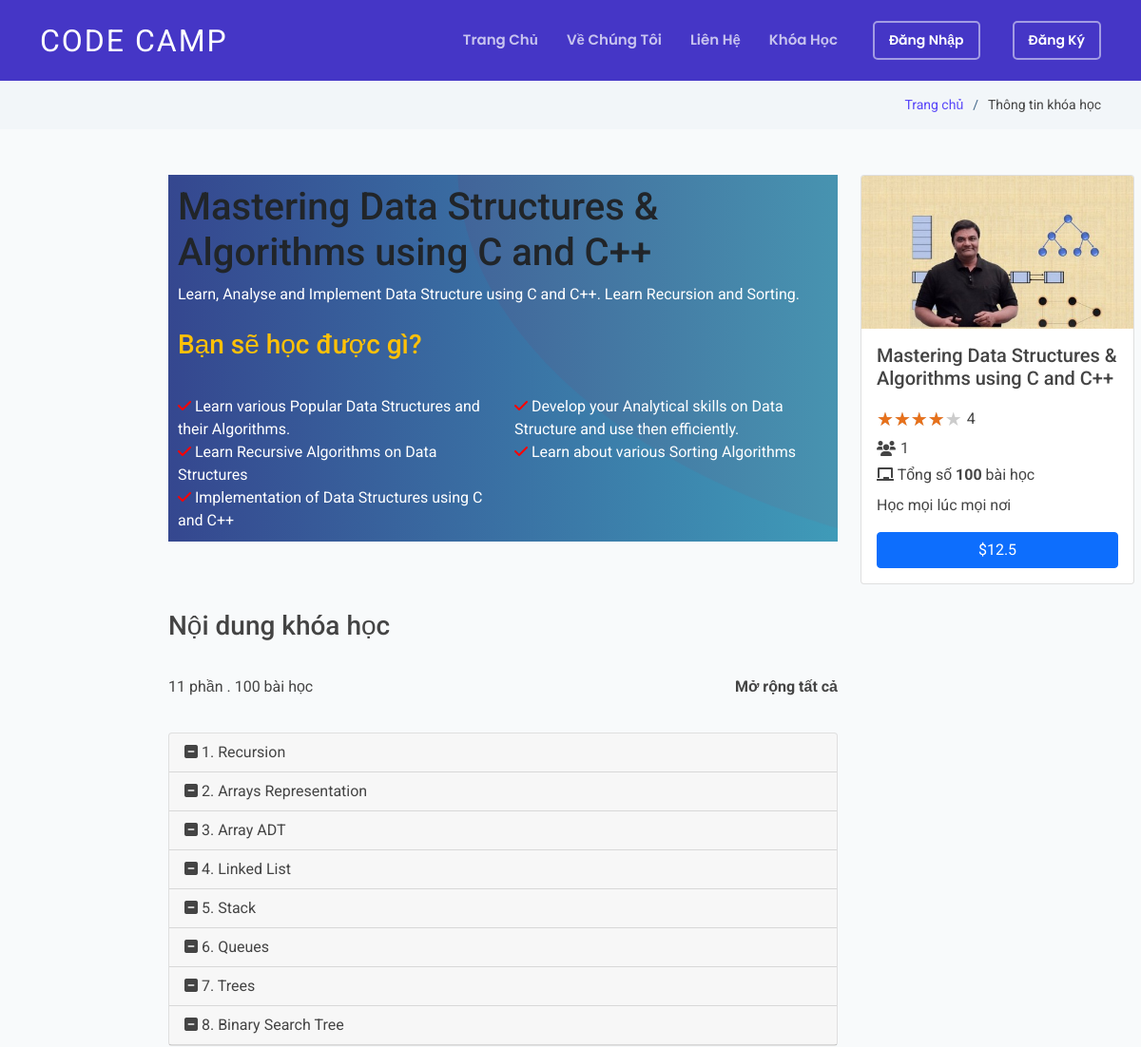
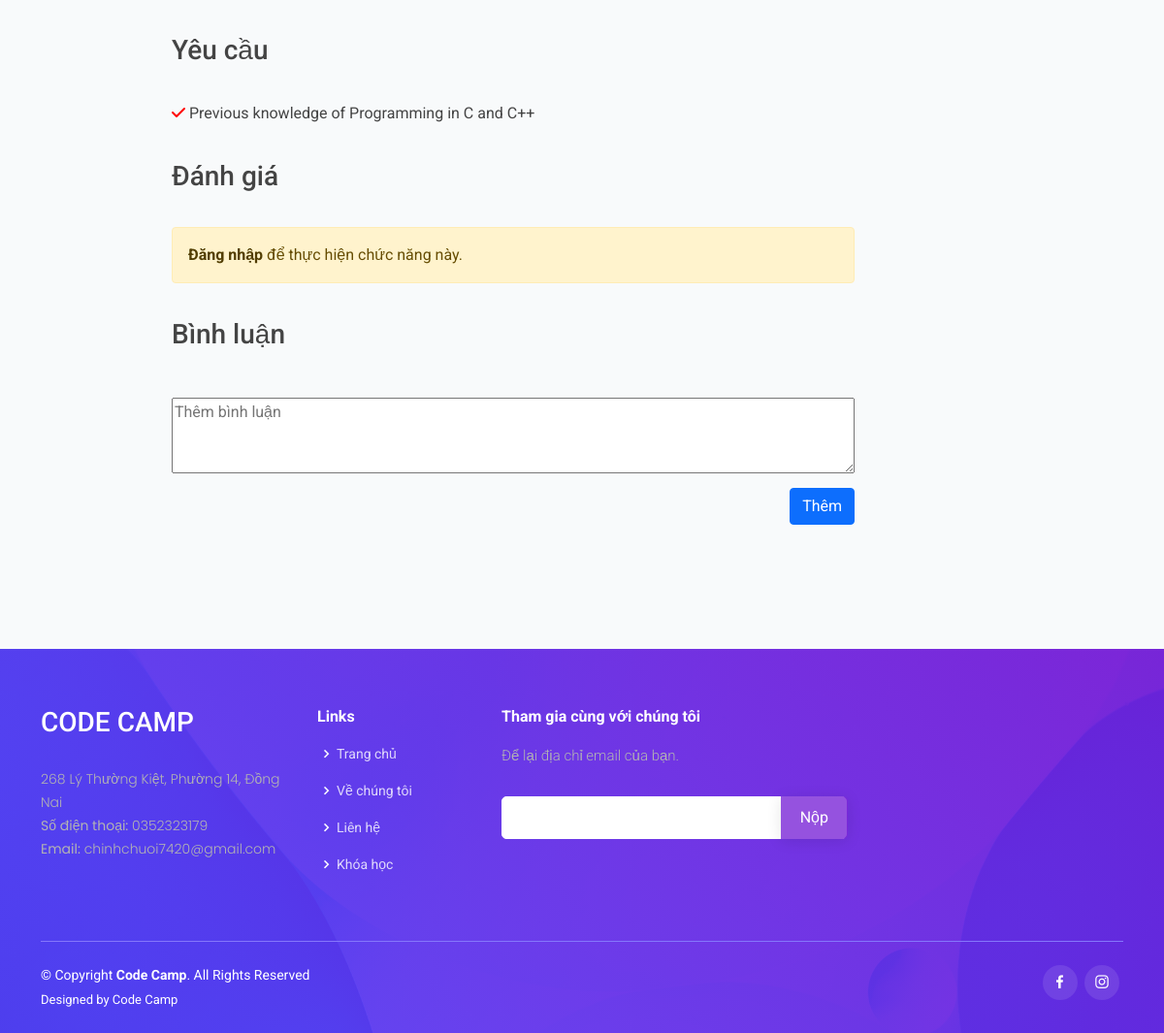
The page /Detail?id=1 on the database its author committed (2 pictures, top to bottom).
### tables this page shows
CREATE TABLE `course` (
  `id` int(11) NOT NULL,
  `name` varchar(255) NOT NULL,
  `img` text NOT NULL,
  `author` varchar(255) NOT NULL,
  `price` float NOT NULL,
  `rating` float NOT NULL,
  `category` varchar(255) NOT NULL,
  `content` text NOT NULL,
  `num_users` int(11) NOT NULL
);

CREATE TABLE `introcourse` (
  `id` int(11) NOT NULL,
  `output_course` text NOT NULL,
  `part` int(11) NOT NULL,
  `num_lessons` int(11) NOT NULL,
  `list_part` text NOT NULL,
  `list_lessons` text NOT NULL,
  `course_require` text NOT NULL,
  `courseid` int(11) NOT NULL
);

CREATE TABLE `contact` (
  `id` int(11) NOT NULL,
  `address` varchar(255) NOT NULL,
  `email` varchar(255) NOT NULL,
  `phonenumber` varchar(255) NOT NULL
);

### mvc/core/Controller.php (called while the page is built, shortened)
<?php
class Controller{
    public function view($view, $data=[]){
        require_once "./mvc/views/".$view.".php";
    }
}
?>

### mvc/controllers/Detail.php (called while the page is built, shortened)
<?php
class Detail extends Controller{
    public $detailModel;
    public $Model;
    public function __construct(){
        $this->detailModel = $this->model("detailModel");
        $this->Model = $this->model("generalModel");
    }
    function SayHi(){
        $username="";
        $userid=-1;
        if(isset($_SESSION['username'])){
            $username = $_SESSION['username'];
            $userid=$this->detailModel->getUserID($username);
        }
        else {
            $userid=-1;
        }
        if(isset($_GET['id'])){
            $courseid=$_GET['id'];
            $this->detailModel->getIntrocourse($courseid);
            $this->detailModel->getCourse($courseid);
            $this->detailModel->getRating($userid,$courseid);
            $this->detailModel->getBought($userid,$courseid);
        }
        $numComments= $this->Model->getNumComment();
        $this->view("header_footer",[
            "Page"=>"detail",
            "bought"=>$this->detailModel->bought,
            "username"=>$username,
            "userid"=>$userid,
            "courseid"=>$courseid,
            "rating"=>$this->detailModel->rating,
            "isHome"=>false,
            "course"=>$this->detailModel->course,
            "introcourse"=>$this->detailModel->introcourse,
            'numComments'=>$numComments
        ]);
    }
}
?>

### mvc/core/App.php (called while the page is built, shortened)
<?php
class App{
    protected $action="SayHi";
    function __construct(){
        $arr=$this->UrlProcess();
        if( file_exists("./mvc/controllers/".$arr[0].".php") ){
            unset($arr[0]);
        }
        $this->controller = new $this->controller;
        $this->params = $arr?array_values($arr):[];
        call_user_func_array([$this->controller, $this->action], $this->params );
    }
    function UrlProcess(){
        if( isset($_GET["url"]) ){
            return explode("/", filter_var(trim($_GET["url"], "/")));
        }
    }
}
?>

### index.php (called while the page is built, shortened)
<?php
$myApp = new App();
?>

### mvc/core/DB.php (called while the page is built, shortened)
<?php
class DB{
    public $serverName="localhost";
    public $userName="root";
    public $dbPassword="";
    public $dbname="assignmentuser";
    function __construct(){
        $this->conn=mysqli_connect($this->serverName,$this->userName,$this->dbPassword,$this->dbname);
    }
}
?>

### mvc/models/detailModel.php (called while the page is built, shortened)
<?php
    class detailModel extends DB{
        public function getIntrocourse($idGet){
            $id= mysqli_real_escape_string($this->conn,$idGet);
            $sql= "SELECT * FROM introcourse WHERE courseId= '$id'";
            $result= mysqli_query(	$this->conn,$sql);
        }
        public function getCourse($idGet){
            $id= mysqli_real_escape_string($this->conn,$idGet);
            $sql= "SELECT * FROM course WHERE id= '$id'";
            $result= mysqli_query(	$this->conn,$sql);
        }
    }
?>

### mvc/views/pages/detail.php (the view, shortened to what this page needs)
<main id="main">
    <section class="breadcrumbs">
      <div class="container">
        <div class="d-flex justify-content-between align-items-center">
          <ol>
            <li><a href="index.html">Trang chủ</a></li>
            <li>Thông tin khóa học</li>
          </ol>
        </div>
      </div>
    </section>
    <section class="pt-0">
        <div class="top-content container-fluid mt-5">
        <div class="row container">
            <div class="col-md-1">
            </div>
            <div class="col-md-8">
            <div class="okela">
                  <h1 class="text-dark"><?php echo htmlspecialchars($data['course']['name']) ?> </h1>
                  <div class="text-white"><?php echo htmlspecialchars($data['course']['content']) ?></div>
                  <h3 class="mt-4 multi-column text-warning">Bạn sẽ học được gì?</h3>
                  <div class="row mt-3 text-white">
                    <?php foreach(explode(';',$data['introcourse']['output_course']) as $ing) { ?>
                        <div class="col-md-6">
                            <i class="fas fa-check" style="color: red;"></i> <?php echo htmlspecialchars($ing) ?>
                        </div>
                    <?php } ?>
                  </div>
            </div>
                <div class="content">
                    <div class="mt-2">
                        <section class="content">
                            <h3>Nội dung khóa học</h3>
                            <div>
                                <div class="training_time">
                                    <span><span> <?php echo htmlspecialchars($data['introcourse']['part']) ?></span> phần</span>
                                    <span>.</span>
                                    <span><span> <?php echo htmlspecialchars($data['introcourse']['num_lessons']) ?></span> bài học</span>
                                    <span class="card-right" data-toggle="collapse" data-target=".multicollapse" aria-expanded="false" aria-controls="collapse1 collapse2">
                                        <strong> Mở rộng tất cả</strong>
                                    </span>
                                </div>
                            </div>
                        </section>
                    </div>
                    <div class="card mt-1">
                      <?php foreach(explode(';',$data['introcourse']['list_part']) as $part) {
                          $split_part = explode(".",$part);
                          $index_part = $split_part[0];
                          echo '
                          <div class="card-header" id="heading'.$index_part.'" data-toggle="collapse" data-target="#collapse'.$index_part.'" aria-expanded="false" aria-controls="collapse'.$index_part.'">
                            <i class="fa " aria-hidden="true"></i>
                            <span>'.$part.'</span>
                          </div>
                          ';
                      }
                      ?>
                    </div>
                </div>
                <div class="require">
                    <h3>Yêu cầu</h3>
                    <ul class="list-unstyled">
                      <?php foreach(explode(';',$data['introcourse']['course_require']) as $ing) { ?>
                        <li>
                              <i class="fas fa-check" style="color: red;"></i> <?php echo htmlspecialchars($ing) ?>
                        </li>
                      <?php } ?>
                    </ul>
                </div>
    <div class="">
      <h3 class="">Đánh giá</h3>
      <?php
      if($data['username'] == ""){
        echo '<div class="alert alert-warning" role="alert">
                <a href="#" class="alert-link">Đăng nhập</a> để thực hiện chức năng này.
              </div>
              <div class="stars d-none">';
      }
      ?>
            </div>
            <div class="">
              <h3>Bình luận</h3>
              <div class="row mt-5">
                  <div class="col-md-12">
                      <textarea class="w-100" name="comment" id="mainComment" cols="100" rows="3" placeholder="Thêm bình luận"></textarea>
                      <button class="btn btn-primary float-end mt-2" id="addCmt" onclick="isReply=false;">Thêm</button>
                  </div>
              </div>
            </div>
            </div>
          </div>
          <div class="col-md-3 d-none d-md-block">
              <div class="card " style="width: 18rem;">
                  <img class="card-img-top" src="<?php echo htmlspecialchars($data['course']['img'])?>" alt="Card image cap">
                  <div class="card-body">
                      <h5 class="card-title"><span> <?php echo htmlspecialchars($data['course']['name']) ?></span></h5>
                      <p class="card-text">
                          <div class=" rating d-flex">
                            <div class="rating-star">
                                <span>★★★★★</span>
                                    <div class="rating-fill" style="width:<?php echo $data['course']['rating']*20 ?>%">
                                        <span>★★★★★</span>
                                    </div>
                                </div>
                              <div class="rating-num"><?php echo $data['course']['rating'] ?></div>
                          </div>
                          <div class="num-users d-flex align-items-center mt-2">
                                <i class="fas fa-users "></i>
                                <div ><?php echo $data['course']['num_users'] ?></div>
                          </div>
                          <div class=" d-flex align-items-center mt-2" ><span><i class="fas fa-chalkboard"></i><span> Tổng số </span>  <strong><span> <?php echo " ".$data['introcourse']['num_lessons']." " ?></span></strong> <span> bài học</span></span></div>
                          <div class=" d-flex align-items-center mt-2">Học mọi lúc mọi nơi</div>
                      </p>
                      <a href="<?php if($data['username']=="") echo 'Login';
                          else if($data['bought']==false){
                            echo "Pay?id=".$data['courseid'];
                          }
                          else echo  "#";
                        ?>"
                         class="btn btn-block btn-primary">
                         <?php
                            if($data['bought']==false){
                              echo "$".$data['course']['price'];
                            }
                            else echo "Học ngay!";
                         ?>
                         </a>
                  </div>
              </div>
          </div>
    </div>
    </div>
    </section>
</main>

### mvc/views/header_footer.php (shortened to what this page needs)
<!DOCTYPE html>
<html lang="en">
<head>
<link rel="stylesheet" href="https://cdn.jsdelivr.net/npm/bootstrap-icons@1.3.0/font/bootstrap-icons.css" />
<link rel="stylesheet" href="https://cdnjs.cloudflare.com/ajax/libs/font-awesome/6.0.0-beta2/css/all.min.css">
  <link rel="stylesheet" href="https://cdnjs.cloudflare.com/ajax/libs/font-awesome/5.15.1/css/all.min.css" />
    <link rel="stylesheet" href="https://maxcdn.bootstrapcdn.com/font-awesome/4.4.0/css/font-awesome.min.css" />
<link rel="stylesheet" href="https://stackpath.bootstrapcdn.com/bootstrap/4.4.1/css/bootstrap.min.css">
<link href= "<?php echo BASEPATH;?>public/assets/vendor/bootstrap/css/bootstrap.min.css" rel="stylesheet">
<link href="<?php echo BASEPATH;?>public/assets/vendor/bootstrap-icons/bootstrap-icons.css" rel="stylesheet">
<link href="<?php echo BASEPATH;?>public/assets/vendor/boxicons/css/boxicons.min.css" rel="stylesheet">
<link href="<?php echo BASEPATH;?>public/assets/vendor/swiper/swiper-bundle.min.css" rel="stylesheet">
<link rel="stylesheet" href="https://cdnjs.cloudflare.com/ajax/libs/font-awesome/6.0.0-beta2/css/all.min.css">
<link rel="stylesheet" href="<?php echo BASEPATH;?>public/assets/fonts/icomoon/style.css">
<link href="<?php echo BASEPATH;?>public/assets/css/style.css" rel="stylesheet" type="text/css">
</head>
<body>
<header id="header" class="fixed-top <?php echo $data['isHome']? "":"header-inner-pages"; ?>">
    <div class="container d-flex align-items-center justify-content-between">
      <h1 class="logo"><a href="<?php echo BASEPATH;?>Home">CODE CAMP</a></h1>
      <nav id="navbar" class="navbar">
        <ul>
          <li><a class="nav-link scrollto " href="Home">Trang Chủ</a></li>
          <li><a class="nav-link scrollto" href="Home#about">Về Chúng Tôi</a></li>
          <li><a class="nav-link scrollto" href="Home#contact">Liên Hệ</a></li>
          <li><a href="Course"><span>Khóa Học</span></a></li>
          <?php
          if($data['username']!=""){
            echo '
                <li><i class="bi bi-bell scrollto user"></i></li>
                <li class="dropdown">
                    <a href=" '.BASEPATH.'Info" ><i class="bi bi-person-circle scrollto user "></i></a>
                    <ul>
                        <li><a href="'.BASEPATH.'UpdateInfo">Thay đổi thông tin</a></li>
                    </ul>
                </li>
                <li>
                    <a href="'.BASEPATH.'Logout">
                        <i class="bi bi-box-arrow-right scrollto user">
                        </i>
                    </a>
                </li>
                </ul>';
          }
          else{
            echo '
            <li><a class="getstarted scrollto" href="'.BASEPATH.'Login">Đăng Nhập</a></li>
            <li><a class="getstarted scrollto" href="'.BASEPATH.'Signup">Đăng Ký</a></li>
            ';
          }
    ?>
        </ul>
      </nav>
    </div>
  </header>
<?php require_once "./mvc/views/pages/".$data['Page'].".php";?>
<footer id="footer">
<div class="footer-top">
<div class="container">
<div class="row">
<?php
    require_once "./mvc/core/DB.php";
    $db=new DB();
    $sql = "SELECT * FROM contact WHERE id=1";
    $res=mysqli_query($db->conn,$sql);
    $result=mysqli_fetch_assoc($res);
?>
  <div class="col-lg-3 col-md-6 footer-contact">
    <h3>Code Camp</h3>
    <p>
      <?php echo $result['address'] ?><br>
      <strong>Số điện thoại: </strong><?php echo $result['phonenumber'] ?><br>
      <strong>Email: </strong> <?php echo $result['email'] ?><br>
    </p>
  </div>
  <div class="col-lg-2 col-md-6 footer-links">
    <h4>Links</h4>
    <ul>
      <li><i class="bx bx-chevron-right"></i> <a href="<?php echo BASEPATH;?>Home">Trang chủ</a></li>
      <li><i class="bx bx-chevron-right"></i> <a href="<?php echo BASEPATH;?>Home#about">Về chúng tôi</a></li>
      <li><i class="bx bx-chevron-right"></i> <a href="<?php echo BASEPATH;?>Home#contact">Liên hệ</a></li>
      <li><i class="bx bx-chevron-right"></i> <a href="<?php echo BASEPATH;?>Course">Khóa học</a></li>
    </ul>
  </div>
  <div class="col-lg-4 col-md-6 footer-newsletter">
    <h4>Tham gia cùng với chúng tôi</h4>
    <p>Để lại địa chỉ email của bạn.</p>
    <form action="" method="post">
      <input type="email" name="email"><input type="submit" value="Nộp">
    </form>
  </div>
</div>
</div>
</div>
<div class="container">
<div class="copyright-wrap d-md-flex py-4">
<div class="me-md-auto text-center text-md-start">
  <div class="copyright">
    &copy; Copyright <strong><span>Code Camp</span></strong>. All Rights Reserved
  </div>
  <div class="credits">
    Designed by <a href="<?php echo BASEPATH;?>Home">Code Camp</a>
  </div>
</div>
<div class="social-links text-center text-md-right pt-3 pt-md-0">
  <a href="#" class="facebook"><i class="bx bxl-facebook"></i></a>
  <a href="#" class="instagram"><i class="bx bxl-instagram"></i></a>
</div>
</div>
</div>
</footer>
</body>
</html>

### rows shown on the page
course: name "Mastering Data Structures & Algorithms using C and C++", content "Learn, Analyse and Implement Data Structure using C and C++. Learn Recursion and Sorting.", img (picture), rating "4", num_users "1", price "12.5"
introcourse: output_course "Learn various Popular Data Structures and their Algorithms.", output_course "Develop your Analytical skills on Data Structure and use then efficiently.", output_course "Learn Recursive Algorithms on Data Structures", output_course "Learn about various Sorting Algorithms", output_course "Implementation of Data Structures using C and C++", part "11", num_lessons "100", list_part "1. Recursion", list_part "2. Arrays Representation", list_part "3. Array ADT", list_part "4. Linked List", list_part "5. Stack", list_part "6. Queues", list_part "7. Trees", list_part "8. Binary Search Tree", course_require "Previous knowledge of Programming in C and C++"
contact: address "268 Lý Thường Kiệt, Phường 14, Đồng Nai", phonenumber "0352323179", email "chinhchuoi7420@gmail.com"
